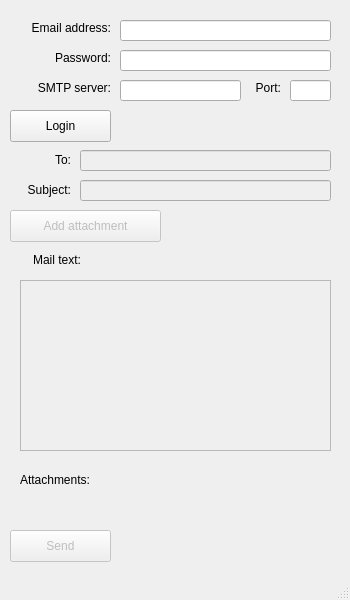
<?xml version="1.0" encoding="UTF-8"?>
<ui version="4.0">
 <class>MainWindow</class>
 <widget class="QMainWindow" name="MainWindow">
  <property name="geometry">
   <rect>
    <x>0</x>
    <y>0</y>
    <width>350</width>
    <height>600</height>
   </rect>
  </property>
  <property name="windowTitle">
   <string>MainWindow</string>
  </property>
  <widget class="QWidget" name="centralwidget">
   <widget class="QLabel" name="label">
    <property name="geometry">
     <rect>
      <x>20</x>
      <y>20</y>
      <width>91</width>
      <height>16</height>
     </rect>
    </property>
    <property name="text">
     <string>Email address:</string>
    </property>
    <property name="alignment">
     <set>Qt::AlignRight|Qt::AlignTrailing|Qt::AlignVCenter</set>
    </property>
   </widget>
   <widget class="QLineEdit" name="lineEdit_email">
    <property name="geometry">
     <rect>
      <x>120</x>
      <y>20</y>
      <width>211</width>
      <height>21</height>
     </rect>
    </property>
   </widget>
   <widget class="QLineEdit" name="lineEdit_password">
    <property name="geometry">
     <rect>
      <x>120</x>
      <y>50</y>
      <width>211</width>
      <height>21</height>
     </rect>
    </property>
    <property name="echoMode">
     <enum>QLineEdit::Password</enum>
    </property>
   </widget>
   <widget class="QLabel" name="label_2">
    <property name="geometry">
     <rect>
      <x>40</x>
      <y>50</y>
      <width>71</width>
      <height>16</height>
     </rect>
    </property>
    <property name="text">
     <string>Password:</string>
    </property>
    <property name="alignment">
     <set>Qt::AlignRight|Qt::AlignTrailing|Qt::AlignVCenter</set>
    </property>
   </widget>
   <widget class="QLineEdit" name="lineEdit_smtp">
    <property name="geometry">
     <rect>
      <x>120</x>
      <y>80</y>
      <width>121</width>
      <height>21</height>
     </rect>
    </property>
   </widget>
   <widget class="QLabel" name="label_3">
    <property name="geometry">
     <rect>
      <x>20</x>
      <y>80</y>
      <width>91</width>
      <height>16</height>
     </rect>
    </property>
    <property name="text">
     <string>SMTP server:</string>
    </property>
    <property name="alignment">
     <set>Qt::AlignRight|Qt::AlignTrailing|Qt::AlignVCenter</set>
    </property>
   </widget>
   <widget class="QLineEdit" name="lineEdit_port">
    <property name="geometry">
     <rect>
      <x>290</x>
      <y>80</y>
      <width>41</width>
      <height>21</height>
     </rect>
    </property>
   </widget>
   <widget class="QLabel" name="label_4">
    <property name="geometry">
     <rect>
      <x>240</x>
      <y>80</y>
      <width>41</width>
      <height>16</height>
     </rect>
    </property>
    <property name="text">
     <string>Port:</string>
    </property>
    <property name="alignment">
     <set>Qt::AlignRight|Qt::AlignTrailing|Qt::AlignVCenter</set>
    </property>
   </widget>
   <widget class="QPushButton" name="pushButton_login">
    <property name="geometry">
     <rect>
      <x>10</x>
      <y>110</y>
      <width>101</width>
      <height>32</height>
     </rect>
    </property>
    <property name="text">
     <string>Login</string>
    </property>
   </widget>
   <widget class="QLineEdit" name="lineEdit_to">
    <property name="enabled">
     <bool>false</bool>
    </property>
    <property name="geometry">
     <rect>
      <x>80</x>
      <y>150</y>
      <width>251</width>
      <height>21</height>
     </rect>
    </property>
   </widget>
   <widget class="QLabel" name="label_5">
    <property name="geometry">
     <rect>
      <x>50</x>
      <y>150</y>
      <width>21</width>
      <height>20</height>
     </rect>
    </property>
    <property name="text">
     <string>To:</string>
    </property>
    <property name="alignment">
     <set>Qt::AlignRight|Qt::AlignTrailing|Qt::AlignVCenter</set>
    </property>
   </widget>
   <widget class="QLabel" name="label_6">
    <property name="geometry">
     <rect>
      <x>20</x>
      <y>180</y>
      <width>51</width>
      <height>20</height>
     </rect>
    </property>
    <property name="text">
     <string>Subject:</string>
    </property>
    <property name="alignment">
     <set>Qt::AlignRight|Qt::AlignTrailing|Qt::AlignVCenter</set>
    </property>
   </widget>
   <widget class="QLineEdit" name="lineEdit_subject">
    <property name="enabled">
     <bool>false</bool>
    </property>
    <property name="geometry">
     <rect>
      <x>80</x>
      <y>180</y>
      <width>251</width>
      <height>21</height>
     </rect>
    </property>
   </widget>
   <widget class="QPushButton" name="pushButton_attach">
    <property name="enabled">
     <bool>false</bool>
    </property>
    <property name="geometry">
     <rect>
      <x>10</x>
      <y>210</y>
      <width>151</width>
      <height>32</height>
     </rect>
    </property>
    <property name="text">
     <string>Add attachment</string>
    </property>
   </widget>
   <widget class="QLabel" name="label_7">
    <property name="geometry">
     <rect>
      <x>20</x>
      <y>250</y>
      <width>61</width>
      <height>20</height>
     </rect>
    </property>
    <property name="text">
     <string>Mail text:</string>
    </property>
    <property name="alignment">
     <set>Qt::AlignRight|Qt::AlignTrailing|Qt::AlignVCenter</set>
    </property>
   </widget>
   <widget class="QTextEdit" name="textEdit">
    <property name="enabled">
     <bool>false</bool>
    </property>
    <property name="geometry">
     <rect>
      <x>20</x>
      <y>280</y>
      <width>311</width>
      <height>171</height>
     </rect>
    </property>
   </widget>
   <widget class="QLabel" name="label_8">
    <property name="geometry">
     <rect>
      <x>20</x>
      <y>470</y>
      <width>311</width>
      <height>20</height>
     </rect>
    </property>
    <property name="layoutDirection">
     <enum>Qt::LeftToRight</enum>
    </property>
    <property name="text">
     <string>Attachments:</string>
    </property>
    <property name="alignment">
     <set>Qt::AlignLeading|Qt::AlignLeft|Qt::AlignVCenter</set>
    </property>
    <property name="wordWrap">
     <bool>true</bool>
    </property>
   </widget>
   <widget class="QPushButton" name="pushButton_send_email">
    <property name="enabled">
     <bool>false</bool>
    </property>
    <property name="geometry">
     <rect>
      <x>10</x>
      <y>530</y>
      <width>101</width>
      <height>32</height>
     </rect>
    </property>
    <property name="text">
     <string>Send</string>
    </property>
   </widget>
  </widget>
  <widget class="QStatusBar" name="statusbar"/>
 </widget>
 <resources/>
 <connections/>
</ui>
